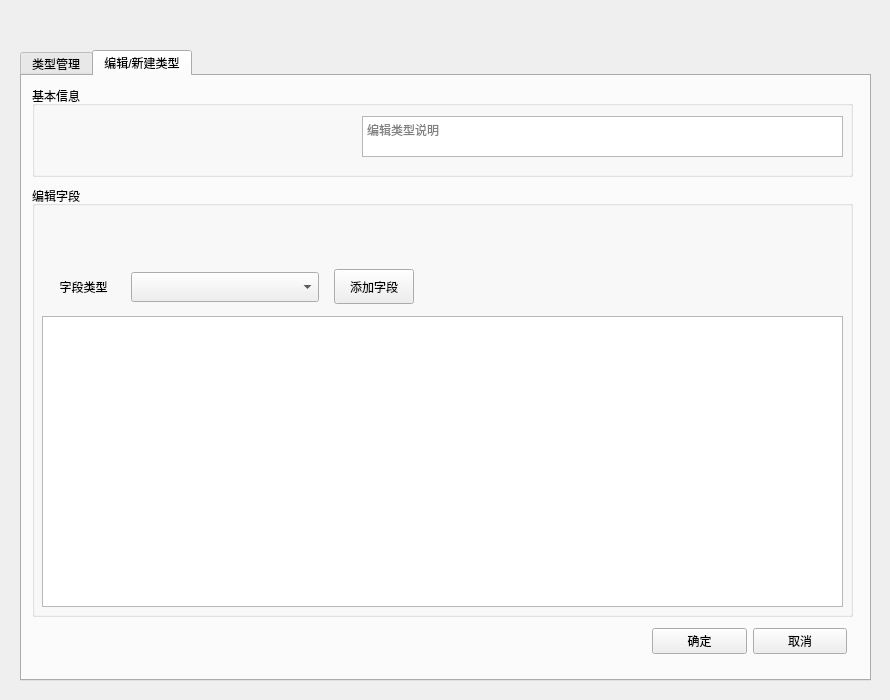
<?xml version="1.0" encoding="UTF-8"?>
<ui version="4.0">
 <class>groupTypeManagerDialog</class>
 <widget class="QDialog" name="groupTypeManagerDialog">
  <property name="geometry">
   <rect>
    <x>0</x>
    <y>0</y>
    <width>890</width>
    <height>700</height>
   </rect>
  </property>
  <property name="minimumSize">
   <size>
    <width>890</width>
    <height>700</height>
   </size>
  </property>
  <property name="maximumSize">
   <size>
    <width>890</width>
    <height>700</height>
   </size>
  </property>
  <property name="windowTitle">
   <string>Dialog</string>
  </property>
  <widget class="QTabWidget" name="tabWidget">
   <property name="geometry">
    <rect>
     <x>20</x>
     <y>50</y>
     <width>851</width>
     <height>631</height>
    </rect>
   </property>
   <property name="font">
    <font/>
   </property>
   <property name="tabPosition">
    <enum>QTabWidget::North</enum>
   </property>
   <property name="tabShape">
    <enum>QTabWidget::Rounded</enum>
   </property>
   <property name="currentIndex">
    <number>1</number>
   </property>
   <property name="usesScrollButtons">
    <bool>false</bool>
   </property>
   <property name="movable">
    <bool>false</bool>
   </property>
   <property name="tabBarAutoHide">
    <bool>false</bool>
   </property>
   <widget class="QWidget" name="typeManager">
    <attribute name="title">
     <string>类型管理</string>
    </attribute>
    <widget class="QTableWidget" name="typeManagerTableWidget">
     <property name="geometry">
      <rect>
       <x>10</x>
       <y>10</y>
       <width>651</width>
       <height>581</height>
      </rect>
     </property>
    </widget>
    <widget class="QWidget" name="layoutWidget">
     <property name="geometry">
      <rect>
       <x>680</x>
       <y>100</y>
       <width>151</width>
       <height>301</height>
      </rect>
     </property>
     <layout class="QVBoxLayout" name="typeManagerButtonLayout">
      <item>
       <widget class="QPushButton" name="editTypeButton">
        <property name="minimumSize">
         <size>
          <width>0</width>
          <height>35</height>
         </size>
        </property>
        <property name="text">
         <string>编辑类型</string>
        </property>
       </widget>
      </item>
      <item>
       <widget class="QPushButton" name="deleteTypeButton">
        <property name="minimumSize">
         <size>
          <width>0</width>
          <height>35</height>
         </size>
        </property>
        <property name="text">
         <string>删除类型</string>
        </property>
       </widget>
      </item>
      <item>
       <widget class="QPushButton" name="copyTypeButton">
        <property name="minimumSize">
         <size>
          <width>0</width>
          <height>35</height>
         </size>
        </property>
        <property name="text">
         <string>复制类型</string>
        </property>
       </widget>
      </item>
      <item>
       <widget class="QPushButton" name="newTypeButton">
        <property name="minimumSize">
         <size>
          <width>0</width>
          <height>35</height>
         </size>
        </property>
        <property name="text">
         <string>新建类型</string>
        </property>
       </widget>
      </item>
     </layout>
    </widget>
    <widget class="QWidget" name="layoutWidget_1">
     <property name="geometry">
      <rect>
       <x>680</x>
       <y>20</y>
       <width>151</width>
       <height>61</height>
      </rect>
     </property>
     <layout class="QVBoxLayout" name="typeManagerChosenLayout">
      <item>
       <widget class="QLabel" name="chosenLabel">
        <property name="text">
         <string>当前选中类型</string>
        </property>
        <property name="alignment">
         <set>Qt::AlignCenter</set>
        </property>
       </widget>
      </item>
      <item>
       <widget class="QLabel" name="chosen">
        <property name="styleSheet">
         <string notr="true">color: rgb(255, 0, 0);</string>
        </property>
        <property name="text">
         <string>未选中</string>
        </property>
        <property name="alignment">
         <set>Qt::AlignCenter</set>
        </property>
       </widget>
      </item>
     </layout>
    </widget>
   </widget>
   <widget class="QWidget" name="editType">
    <attribute name="title">
     <string>编辑/新建类型</string>
    </attribute>
    <widget class="QGroupBox" name="editFields">
     <property name="geometry">
      <rect>
       <x>10</x>
       <y>110</y>
       <width>821</width>
       <height>431</height>
      </rect>
     </property>
     <property name="title">
      <string>编辑字段</string>
     </property>
     <widget class="QTableWidget" name="editFieldsTableWidget">
      <property name="geometry">
       <rect>
        <x>10</x>
        <y>130</y>
        <width>801</width>
        <height>291</height>
       </rect>
      </property>
     </widget>
     <widget class="QWidget" name="layoutWidget_2">
      <property name="geometry">
       <rect>
        <x>10</x>
        <y>80</y>
        <width>381</width>
        <height>42</height>
       </rect>
      </property>
      <layout class="QHBoxLayout" name="addItemLayout">
       <item>
        <widget class="QLabel" name="addItemLabel">
         <property name="minimumSize">
          <size>
           <width>65</width>
           <height>40</height>
          </size>
         </property>
         <property name="maximumSize">
          <size>
           <width>65</width>
           <height>40</height>
          </size>
         </property>
         <property name="text">
          <string>字段类型</string>
         </property>
         <property name="alignment">
          <set>Qt::AlignCenter</set>
         </property>
        </widget>
       </item>
       <item>
        <widget class="QComboBox" name="addItemComboBox">
         <property name="minimumSize">
          <size>
           <width>188</width>
           <height>30</height>
          </size>
         </property>
         <property name="maximumSize">
          <size>
           <width>188</width>
           <height>30</height>
          </size>
         </property>
        </widget>
       </item>
       <item>
        <widget class="QPushButton" name="addItemButton">
         <property name="minimumSize">
          <size>
           <width>80</width>
           <height>35</height>
          </size>
         </property>
         <property name="maximumSize">
          <size>
           <width>80</width>
           <height>35</height>
          </size>
         </property>
         <property name="text">
          <string>添加字段</string>
         </property>
        </widget>
       </item>
      </layout>
     </widget>
     <widget class="QWidget" name="layoutWidget_3">
      <property name="geometry">
       <rect>
        <x>10</x>
        <y>30</y>
        <width>311</width>
        <height>41</height>
       </rect>
      </property>
      <layout class="QVBoxLayout" name="addItemNameLayout"/>
     </widget>
     <widget class="QWidget" name="layoutWidget_4">
      <property name="geometry">
       <rect>
        <x>330</x>
        <y>30</y>
        <width>311</width>
        <height>41</height>
       </rect>
      </property>
      <layout class="QVBoxLayout" name="addItemTipLayout"/>
     </widget>
    </widget>
    <widget class="QWidget" name="layoutWidget_5">
     <property name="geometry">
      <rect>
       <x>630</x>
       <y>550</y>
       <width>195</width>
       <height>31</height>
      </rect>
     </property>
     <layout class="QHBoxLayout" name="confirmBoxLayout">
      <item>
       <widget class="QPushButton" name="confirm">
        <property name="text">
         <string>确定</string>
        </property>
       </widget>
      </item>
      <item>
       <widget class="QPushButton" name="cancel">
        <property name="text">
         <string>取消</string>
        </property>
       </widget>
      </item>
     </layout>
    </widget>
    <widget class="QGroupBox" name="essentialInfo">
     <property name="geometry">
      <rect>
       <x>10</x>
       <y>10</y>
       <width>821</width>
       <height>91</height>
      </rect>
     </property>
     <property name="title">
      <string>基本信息</string>
     </property>
     <widget class="QWidget" name="layoutWidget_6">
      <property name="geometry">
       <rect>
        <x>10</x>
        <y>30</y>
        <width>311</width>
        <height>41</height>
       </rect>
      </property>
      <layout class="QVBoxLayout" name="typeNameLayout"/>
     </widget>
     <widget class="QTextEdit" name="remark">
      <property name="geometry">
       <rect>
        <x>330</x>
        <y>30</y>
        <width>481</width>
        <height>41</height>
       </rect>
      </property>
      <property name="placeholderText">
       <string>编辑类型说明</string>
      </property>
     </widget>
    </widget>
   </widget>
  </widget>
  <widget class="QFrame" name="frame">
   <property name="geometry">
    <rect>
     <x>10</x>
     <y>10</y>
     <width>871</width>
     <height>681</height>
    </rect>
   </property>
   <property name="styleSheet">
    <string notr="true">border:0px;
border-radius:10px;</string>
   </property>
   <property name="frameShape">
    <enum>QFrame::StyledPanel</enum>
   </property>
   <property name="frameShadow">
    <enum>QFrame::Raised</enum>
   </property>
  </widget>
  <zorder>frame</zorder>
  <zorder>tabWidget</zorder>
 </widget>
 <resources/>
 <connections/>
</ui>
